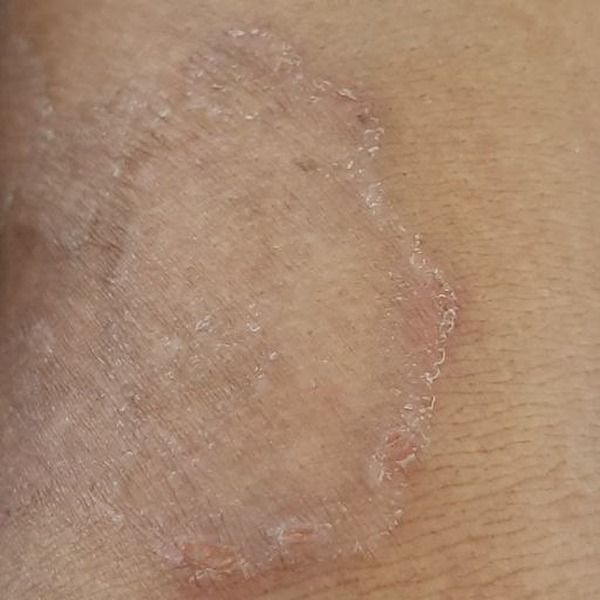
#> input picture presentation/media/cnn_photo.jpg, 600 x 600 px
$ python -i hair_removal.py   (imports and definitions only)
#> lines starting #> are read from the running program, lines starting #| are printed output that depends on the picture; after the words box and inside, x2 and y2 are one past the last pixel; in counts of white or black regions, pixels touching at a corner belong together
#> further down, picture is the input picture: shape (600, 600, 3); mean B, G, R 110.3, 134.6, 167.2
# src/hair_removal.py
import cv2
import numpy as np
from loguru import logger

def _resize_max_side(img: np.ndarray, max_side: int) -> tuple[np.ndarray, float]:
#> called with max_side = 640
    h, w = img.shape[:2]
#> h = 600; w = 600
    s = max(h, w)
#> s = 600
    if s <= max_side:
        return img, 1.0
    scale = max_side / float(s)
    nh, nw = int(round(h * scale)), int(round(w * scale))
    return cv2.resize(img, (nw, nh), interpolation=cv2.INTER_AREA), scale

def remove_hair_bgr(img_bgr: np.ndarray, max_side: int = 640) -> np.ndarray:
    """
    Simple, fast hair removal:
      - downscale (max_side)
      - black-hat morph to detect hair
      - TELEA inpaint
      - upsample back if needed
    """
    try:
        small, scale = _resize_max_side(img_bgr, max_side)
#> scale = 1
        gray = cv2.cvtColor(small, cv2.COLOR_BGR2GRAY)
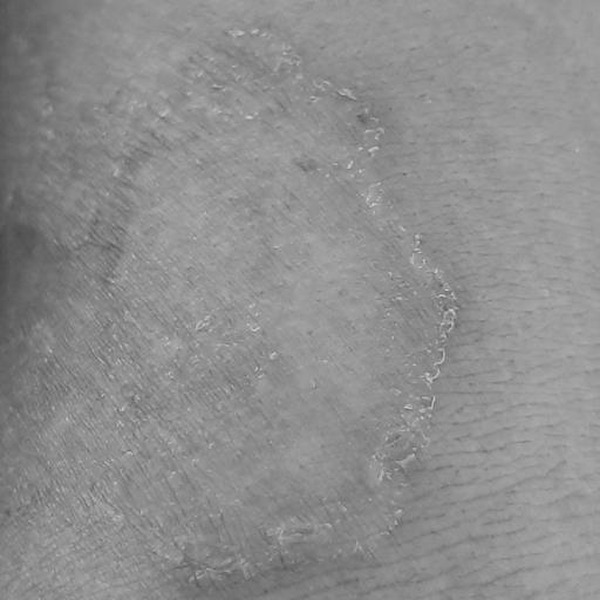
#> gray: shape (600, 600); min 71, max 209, mean 141.6
        kernel = cv2.getStructuringElement(cv2.MORPH_RECT, (17, 17))
        blackhat = cv2.morphologyEx(gray, cv2.MORPH_BLACKHAT, kernel)
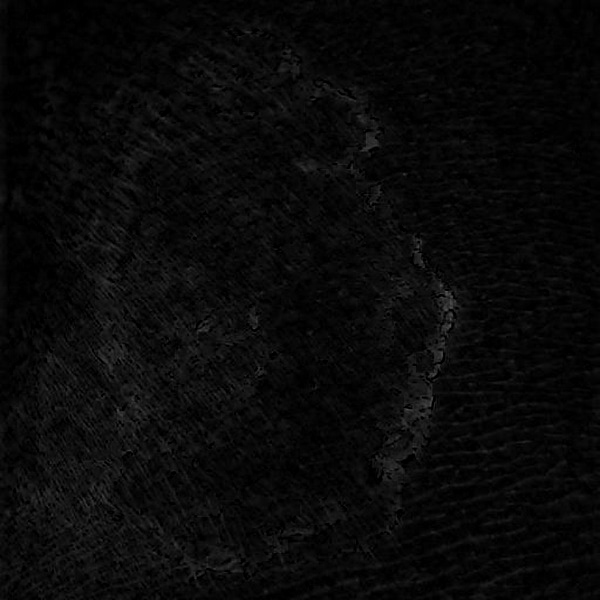
#> blackhat: shape (600, 600); min 0, max 88, mean 9.3
        _, th = cv2.threshold(blackhat, 10, 255, cv2.THRESH_BINARY)
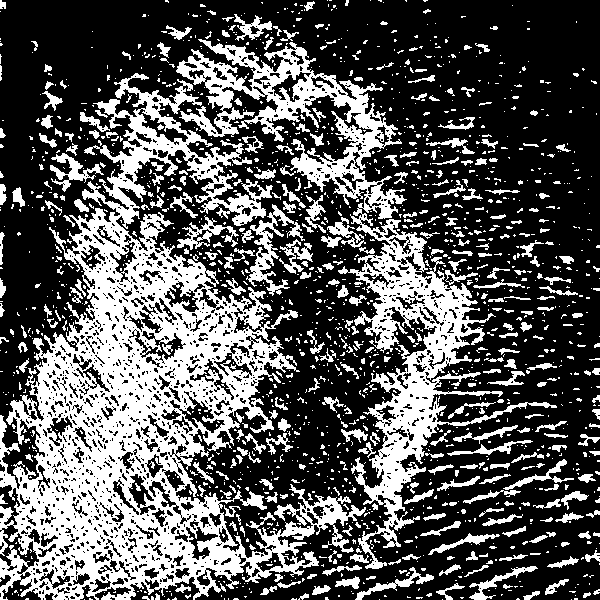
#> th: shape (600, 600); 34.3% white; 1715 white regions (1364 under 20 px), largest, box (x1, y1, x2, y2) and area: (0, 73, 366, 600) 64369, (176, 39, 557, 569) 26458, (246, 204, 305, 296) 1371
        inpainted = cv2.inpaint(small, th, inpaintRadius=1, flags=cv2.INPAINT_TELEA)
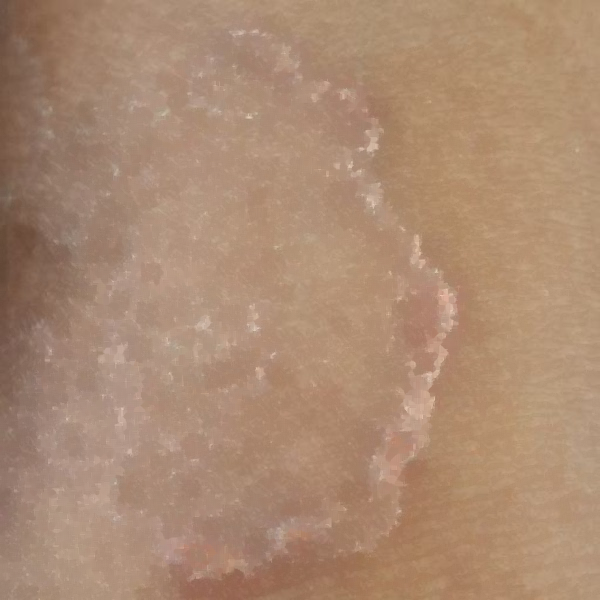
#> inpainted: shape (600, 600, 3); mean B, G, R 114.1, 138.3, 170.9
        if scale != 1.0:
            inpainted = cv2.resize(inpainted, (img_bgr.shape[1], img_bgr.shape[0]), interpolation=cv2.INTER_LINEAR)
        return inpainted
    except cv2.error as e:
        logger.error(f"[hair] OpenCV error during inpaint — {e}. Returning original (no hair removal).")
        return img_bgr
    except Exception as e:
        logger.error(f"[hair] Unexpected error: {e}. Returning original.")
        return img_bgr

>>> import cv2
>>> picture = cv2.imread('../presentation/media/cnn_photo.jpg')
>>> result = remove_hair_bgr(picture)

$ run again, on presentation/media/q_grain.jpg
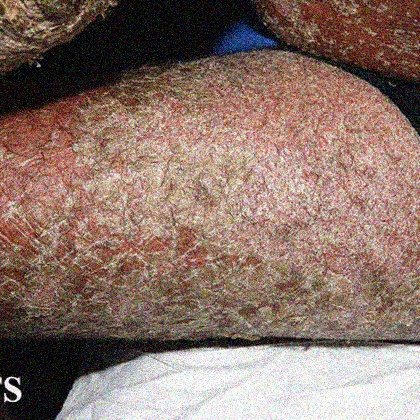
#> input picture presentation/media/q_grain.jpg, 420 x 420 px
#> picture is the input picture: shape (420, 420, 3); mean B, G, R 105.9, 115.7, 139.1
#> scale = 1
#> in remove_hair_bgr, `_, th = cv2.threshold(blackhat, 10, 255, cv2.THRESH_BINARY)`:
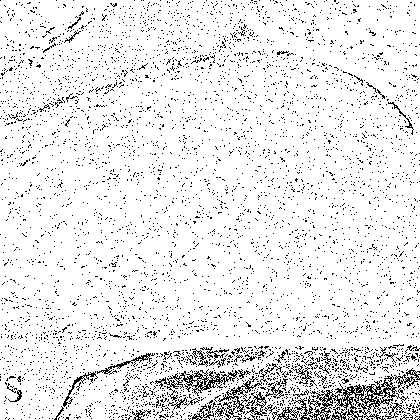
#> th: shape (420, 420); 92% white; black in thin lines or dots
#> in remove_hair_bgr, `inpainted = cv2.inpaint(small, th, inpaintRadius=1, flags=cv2.INPAINT_..`:
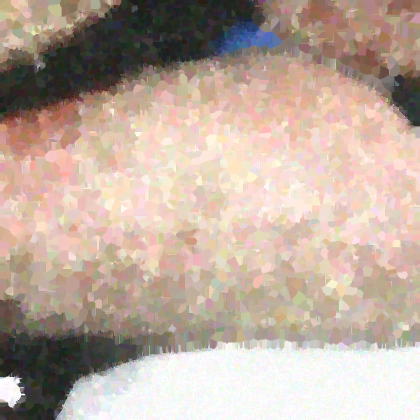
#> inpainted: shape (420, 420, 3); mean B, G, R 158.3, 171, 189.6
